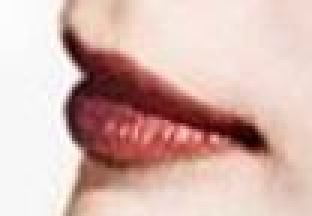
#> input picture moubanpipei/1.JPG, 104 x 72 px, given as the content of the folder /home/lqy/Data/phone/628-chhose/, which was not available (shown 3 times larger)
$ python romate_resize.py
#> lines starting #> are read from the running program, lines starting #| are printed output that depends on the picture; pictures that were not available may be replaced by others from this repository, and a replacement may not be noted
# -*- coding: UTF-8 -*-
import cv2
import matplotlib.pyplot as plt
import numpy as np
import   pytesseract
import cv2
import  random
from PIL import Image
from matplotlib import pyplot as plt
# 读取图像
import cv2 as cv
import numpy as np
from matplotlib import pyplot as plt
import os


def mkdir(path):  # 判断是否存在指定文件夹，不存在则创建
    # 引入模块
    import os

    # 去除首位空格
    path = path.strip()
    # 去除尾部 \ 符号
    path = path.rstrip("\\")

    # 判断路径是否存在
    # 存在     True
    # 不存在   False
    isExists = os.path.exists(path)
    # 判断结果
    if not isExists:
        # 如果不存在则创建目录
        # 创建目录操作函数
        os.makedirs(path)
        print('mkdir'+path)
        return True
    else:
        return False
# 遍历指定目录，显示目录下的所有文件名
def eachFile(filepath):
#> called with filepath = '/home/lqy/Data/phone/628-chhose/'
    pathDir =  os.listdir(filepath)
    child_file_name=[]
    full_child_file_list = []
    for allDir in pathDir:
        child = os.path.join('%s%s' % (filepath, allDir))
        #print child.decode('gbk') # .decode('gbk')是解决中文显示乱码问题
        full_child_file_list.append(child)
        child_file_name.append(allDir)
    return  full_child_file_list,child_file_name
def creat_img(im_name,angle, Scale,num_img,result_dir):
#> called with angle = 5, Scale = 1, num_img = 100
    print(im_name)
    img = cv2.imread(im_name, 0)
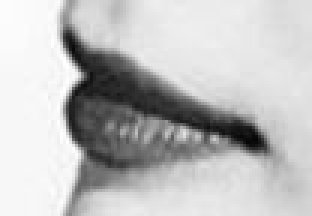
#> img: shape (72, 104) (shown 3 times larger); min 5, max 255, mean 191.1
    w_img, h_img = img.shape[::-1]
#> w_img = 104; h_img = 72
    for i in range(num_img):
        romote_angle = random.uniform( -angle, angle)
        change_Scale = random.uniform(1-Scale/1.,1+Scale/1.)
        # Scale_img = cv2.resize(img2,change_Scale)
        M = cv2.getRotationMatrix2D((w_img / 2, h_img / 2), romote_angle, change_Scale)
        dst = cv2.warpAffine(img, M, (w_img, h_img))
        result_dir =  result_dir
        img_result_file = result_dir + im_name.split('/')[-1].replace('.','') + '_' + str(romote_angle).replace('.', '_') + '_' + str(
            change_Scale).replace('.', '_') + '.bmp'
        cv.imwrite(img_result_file, dst)
#> this loop made 100 passes
#> pass 1, in creat_img, `dst = cv2.warpAffine(img, M, (w_img, h_img))`:
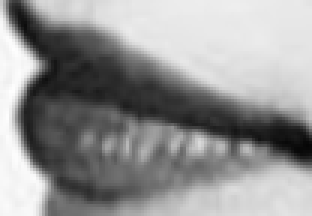
#> dst: shape (72, 104) (shown 3 times larger); min 6, max 254, mean 148
#> pass 2, in creat_img, `dst = cv2.warpAffine(img, M, (w_img, h_img))`:
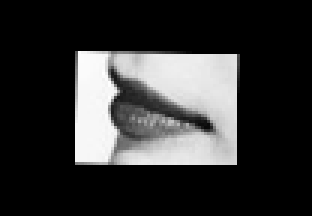
#> dst: shape (72, 104) (shown 3 times larger); min 0, max 255, mean 51.3
#> pass 3, in creat_img, `dst = cv2.warpAffine(img, M, (w_img, h_img))`:
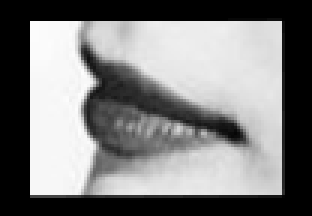
#> dst: shape (72, 104) (shown 3 times larger); min 0, max 253, mean 124.9


if __name__ == '__main__':
    first_dir = '/home/lqy/Data/phone/628-chhose/'
    second_full_dir,second_child_dir = eachFile(first_dir)
    angle = 5                   #(-5,+5)
    Scale = 1                   #(-Scale/10,Scale/10)
    num_img =  100              #creat how many image
    result_dir = '/home/lqy/Data/phone/628-data-add'+str(angle)+'_'+str(Scale)+'/'
    mkdir(result_dir)
    for dir in second_full_dir:
        third_full_dir,third_child_dir = eachFile(dir+'/')
        x_dir = result_dir+dir.split('/')[-1]
        mkdir(x_dir)
        for  im_name in third_full_dir:
            creat_img(im_name,angle,Scale,num_img,x_dir+'/')

$ run again, on moubanpipei/timg.jpg
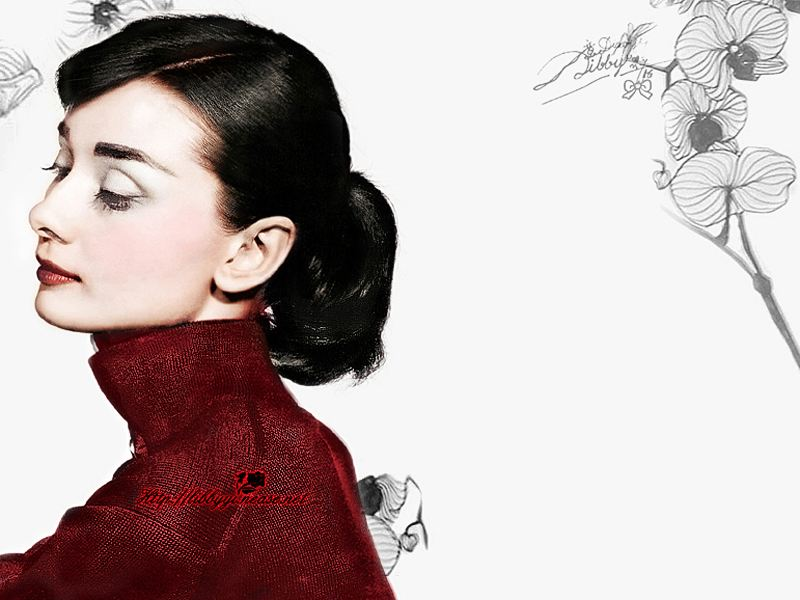
#> input picture moubanpipei/timg.jpg, 800 x 600 px, given as the content of the folder /home/lqy/Data/phone/628-chhose/, which was not available
#> in creat_img, `img = cv2.imread(im_name, 0)`:
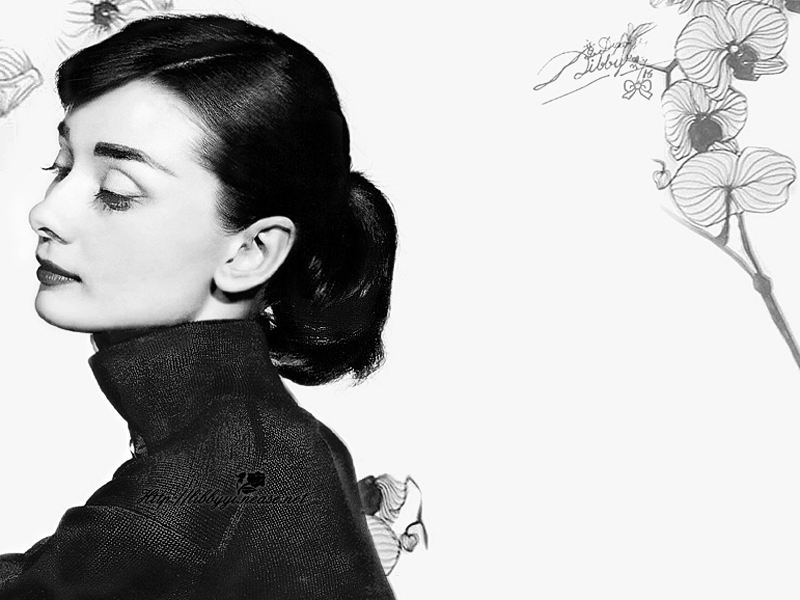
#> img: shape (600, 800); min 0, max 255, mean 182
#> the loop in creat_img, `for i in range(num_img):` made 100 passes
#> pass 3, in creat_img, `dst = cv2.warpAffine(img, M, (w_img, h_img))`:
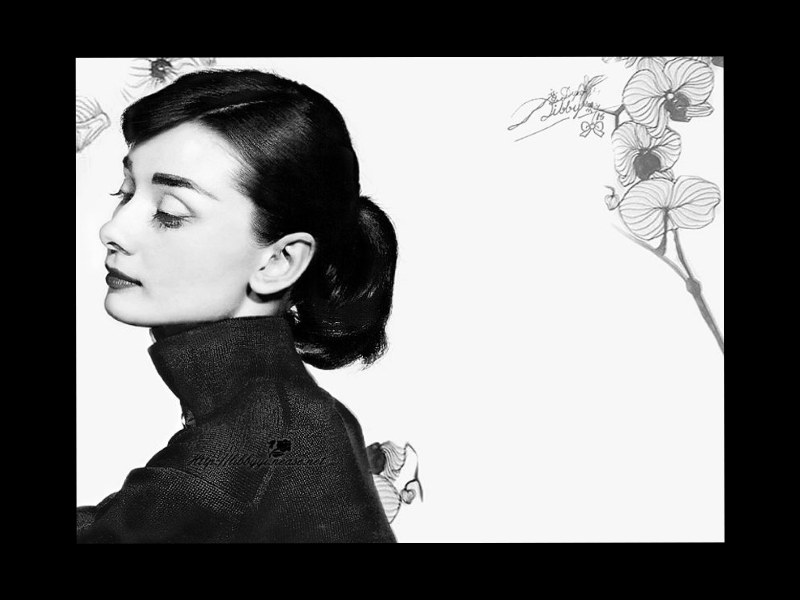
#> dst: shape (600, 800); min 0, max 255, mean 119.3
